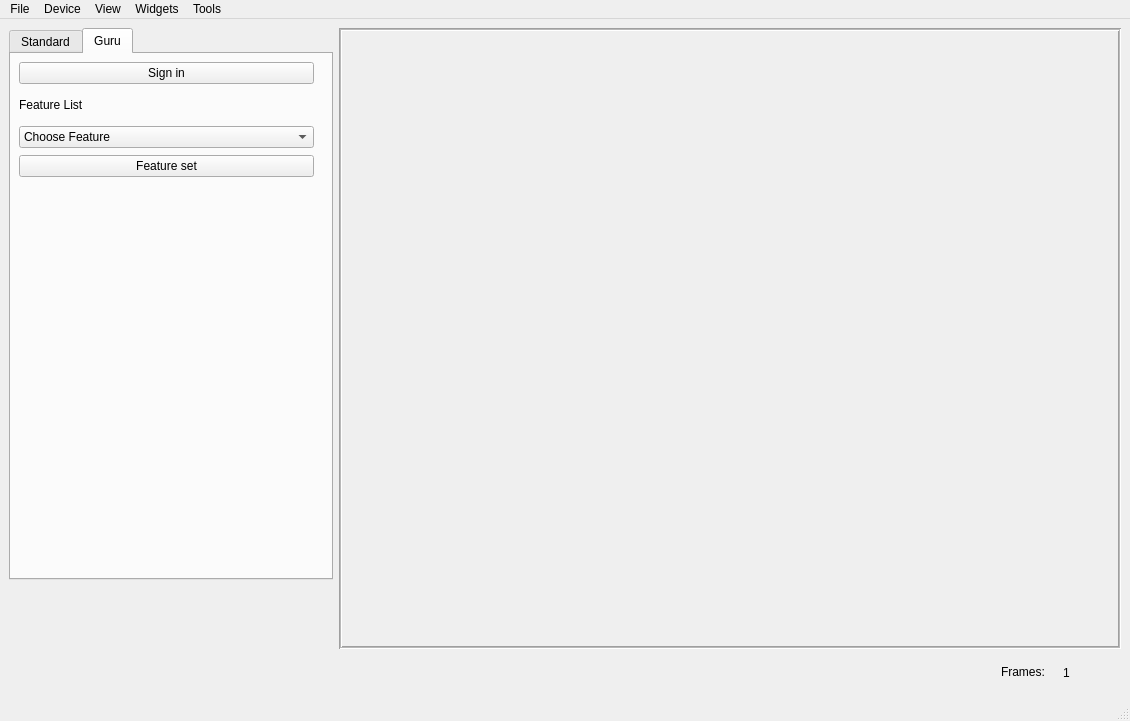
<?xml version="1.0" encoding="UTF-8"?>
<ui version="4.0">
 <class>MainWindow</class>
 <widget class="QMainWindow" name="MainWindow">
  <property name="geometry">
   <rect>
    <x>0</x>
    <y>0</y>
    <width>1130</width>
    <height>721</height>
   </rect>
  </property>
  <property name="sizePolicy">
   <sizepolicy hsizetype="Expanding" vsizetype="Expanding">
    <horstretch>0</horstretch>
    <verstretch>0</verstretch>
   </sizepolicy>
  </property>
  <property name="windowTitle">
   <string>MainWindow</string>
  </property>
  <widget class="QWidget" name="centralwidget">
   <layout class="QGridLayout" name="gridLayout">
    <item row="0" column="0" alignment="Qt::AlignLeft|Qt::AlignTop">
     <widget class="QTabWidget" name="parameter_Box">
      <property name="enabled">
       <bool>true</bool>
      </property>
      <property name="sizePolicy">
       <sizepolicy hsizetype="Expanding" vsizetype="Expanding">
        <horstretch>0</horstretch>
        <verstretch>0</verstretch>
       </sizepolicy>
      </property>
      <property name="minimumSize">
       <size>
        <width>319</width>
        <height>552</height>
       </size>
      </property>
      <property name="maximumSize">
       <size>
        <width>338</width>
        <height>500</height>
       </size>
      </property>
      <property name="autoFillBackground">
       <bool>false</bool>
      </property>
      <property name="currentIndex">
       <number>1</number>
      </property>
      <widget class="QWidget" name="Beginner_Parameter">
       <property name="minimumSize">
        <size>
         <width>400</width>
         <height>1000</height>
        </size>
       </property>
       <property name="maximumSize">
        <size>
         <width>1000</width>
         <height>1000</height>
        </size>
       </property>
       <attribute name="title">
        <string>Standard</string>
       </attribute>
       <widget class="QWidget" name="verticalLayoutWidget_3">
        <property name="geometry">
         <rect>
          <x>0</x>
          <y>10</y>
          <width>311</width>
          <height>491</height>
         </rect>
        </property>
        <layout class="QVBoxLayout" name="StandardLayout" stretch="0,0,0,0,0,0,0,0,0,0,0,0,0,0,0,0">
         <property name="spacing">
          <number>7</number>
         </property>
         <property name="sizeConstraint">
          <enum>QLayout::SetDefaultConstraint</enum>
         </property>
         <property name="leftMargin">
          <number>8</number>
         </property>
         <property name="topMargin">
          <number>8</number>
         </property>
         <property name="rightMargin">
          <number>8</number>
         </property>
         <property name="bottomMargin">
          <number>8</number>
         </property>
         <item>
          <layout class="QHBoxLayout" name="horizontalLayout_6">
           <property name="spacing">
            <number>6</number>
           </property>
           <item>
            <widget class="QLabel" name="label_4">
             <property name="text">
              <string>Feature</string>
             </property>
            </widget>
           </item>
           <item>
            <widget class="Line" name="line_2">
             <property name="orientation">
              <enum>Qt::Vertical</enum>
             </property>
            </widget>
           </item>
           <item>
            <widget class="QLabel" name="label_5">
             <property name="text">
              <string>Value</string>
             </property>
            </widget>
           </item>
          </layout>
         </item>
         <item>
          <widget class="Line" name="line">
           <property name="orientation">
            <enum>Qt::Horizontal</enum>
           </property>
          </widget>
         </item>
         <item>
          <widget class="QCheckBox" name="checkBox_2">
           <property name="text">
            <string>Auto Exposure time</string>
           </property>
          </widget>
         </item>
         <item>
          <layout class="QHBoxLayout" name="horizontalLayout_3">
           <item>
            <widget class="QLabel" name="label">
             <property name="text">
              <string>Exposure Time</string>
             </property>
            </widget>
           </item>
           <item>
            <widget class="QSlider" name="Exposure_Time">
             <property name="acceptDrops">
              <bool>false</bool>
             </property>
             <property name="maximum">
              <number>40000</number>
             </property>
             <property name="orientation">
              <enum>Qt::Horizontal</enum>
             </property>
            </widget>
           </item>
           <item>
            <widget class="QSpinBox" name="Exposure_Box">
             <property name="suffix">
              <string>µs</string>
             </property>
             <property name="maximum">
              <number>40000</number>
             </property>
            </widget>
           </item>
          </layout>
         </item>
         <item>
          <widget class="QPushButton" name="SetExposure">
           <property name="text">
            <string>Set Exposure time</string>
           </property>
          </widget>
         </item>
         <item>
          <widget class="QCheckBox" name="checkBox_3">
           <property name="text">
            <string>Auto Gain</string>
           </property>
          </widget>
         </item>
         <item>
          <layout class="QHBoxLayout" name="horizontalLayout_4">
           <item>
            <widget class="QLabel" name="label_2">
             <property name="text">
              <string>Gain</string>
             </property>
            </widget>
           </item>
           <item>
            <widget class="QSlider" name="Gain">
             <property name="maximum">
              <number>250</number>
             </property>
             <property name="orientation">
              <enum>Qt::Horizontal</enum>
             </property>
            </widget>
           </item>
           <item>
            <widget class="QSpinBox" name="Gain_Box">
             <property name="suffix">
              <string>db</string>
             </property>
             <property name="maximum">
              <number>250</number>
             </property>
            </widget>
           </item>
          </layout>
         </item>
         <item>
          <widget class="QPushButton" name="SetGain">
           <property name="text">
            <string>Set Gain</string>
           </property>
          </widget>
         </item>
         <item>
          <widget class="QCheckBox" name="checkBox">
           <property name="text">
            <string>Coordinates</string>
           </property>
          </widget>
         </item>
         <item>
          <layout class="QHBoxLayout" name="horizontalLayout_7">
           <item>
            <widget class="QLabel" name="label_6">
             <property name="text">
              <string>Digital Zoom</string>
             </property>
            </widget>
           </item>
           <item>
            <widget class="QSpinBox" name="spinBox">
             <property name="autoFillBackground">
              <bool>false</bool>
             </property>
             <property name="suffix">
              <string>%</string>
             </property>
             <property name="maximum">
              <number>500</number>
             </property>
             <property name="singleStep">
              <number>10</number>
             </property>
            </widget>
           </item>
          </layout>
         </item>
         <item>
          <layout class="QHBoxLayout" name="horizontalLayout_2">
           <item>
            <widget class="QLabel" name="label_7">
             <property name="text">
              <string>Preset</string>
             </property>
            </widget>
           </item>
           <item>
            <widget class="QComboBox" name="comboBox">
             <item>
              <property name="text">
               <string>Preset 1</string>
              </property>
             </item>
             <item>
              <property name="text">
               <string>Preset 2</string>
              </property>
             </item>
             <item>
              <property name="text">
               <string>Preset 180°</string>
              </property>
             </item>
             <item>
              <property name="text">
               <string>Preset 0°</string>
              </property>
             </item>
             <item>
              <property name="text">
               <string>Preset 90°</string>
              </property>
             </item>
            </widget>
           </item>
          </layout>
         </item>
         <item>
          <layout class="QHBoxLayout" name="horizontalLayout_10">
           <item>
            <widget class="QLabel" name="label_12">
             <property name="text">
              <string>Offset Readout</string>
             </property>
            </widget>
           </item>
          </layout>
         </item>
         <item>
          <layout class="QHBoxLayout" name="horizontalLayout_8">
           <property name="spacing">
            <number>7</number>
           </property>
           <property name="sizeConstraint">
            <enum>QLayout::SetMaximumSize</enum>
           </property>
           <property name="leftMargin">
            <number>0</number>
           </property>
           <property name="topMargin">
            <number>0</number>
           </property>
           <property name="rightMargin">
            <number>0</number>
           </property>
           <property name="bottomMargin">
            <number>0</number>
           </property>
           <item>
            <widget class="QLabel" name="label_8">
             <property name="text">
              <string>T Axis</string>
             </property>
            </widget>
           </item>
           <item alignment="Qt::AlignHCenter">
            <widget class="QPlainTextEdit" name="plainTextEdit">
             <property name="sizePolicy">
              <sizepolicy hsizetype="MinimumExpanding" vsizetype="MinimumExpanding">
               <horstretch>0</horstretch>
               <verstretch>0</verstretch>
              </sizepolicy>
             </property>
             <property name="maximumSize">
              <size>
               <width>160</width>
               <height>28</height>
              </size>
             </property>
            </widget>
           </item>
           <item>
            <widget class="QLabel" name="label_9">
             <property name="text">
              <string>mm</string>
             </property>
            </widget>
           </item>
          </layout>
         </item>
         <item>
          <layout class="QHBoxLayout" name="horizontalLayout_9">
           <property name="sizeConstraint">
            <enum>QLayout::SetMaximumSize</enum>
           </property>
           <item>
            <widget class="QLabel" name="label_10">
             <property name="text">
              <string>U Axis</string>
             </property>
            </widget>
           </item>
           <item>
            <widget class="QPlainTextEdit" name="plainTextEdit_2">
             <property name="sizePolicy">
              <sizepolicy hsizetype="MinimumExpanding" vsizetype="MinimumExpanding">
               <horstretch>0</horstretch>
               <verstretch>0</verstretch>
              </sizepolicy>
             </property>
             <property name="maximumSize">
              <size>
               <width>160</width>
               <height>28</height>
              </size>
             </property>
            </widget>
           </item>
           <item>
            <widget class="QLabel" name="label_11">
             <property name="text">
              <string>mm</string>
             </property>
            </widget>
           </item>
          </layout>
         </item>
         <item>
          <widget class="QPushButton" name="Snapshot">
           <property name="text">
            <string>Snapshot</string>
           </property>
          </widget>
         </item>
         <item>
          <layout class="QHBoxLayout" name="horizontalLayout_11">
           <item>
            <widget class="QPushButton" name="frame_loader">
             <property name="text">
              <string>load frame</string>
             </property>
            </widget>
           </item>
           <item>
            <widget class="QPushButton" name="Startbutton">
             <property name="text">
              <string>read Offset</string>
             </property>
            </widget>
           </item>
          </layout>
         </item>
        </layout>
       </widget>
      </widget>
      <widget class="QWidget" name="Parameter_BoxPage2">
       <attribute name="title">
        <string>Guru</string>
       </attribute>
       <widget class="QWidget" name="verticalLayoutWidget_2">
        <property name="geometry">
         <rect>
          <x>0</x>
          <y>0</y>
          <width>311</width>
          <height>131</height>
         </rect>
        </property>
        <layout class="QVBoxLayout" name="Gurulayout">
         <property name="spacing">
          <number>7</number>
         </property>
         <property name="sizeConstraint">
          <enum>QLayout::SetDefaultConstraint</enum>
         </property>
         <property name="leftMargin">
          <number>8</number>
         </property>
         <property name="topMargin">
          <number>8</number>
         </property>
         <property name="rightMargin">
          <number>8</number>
         </property>
         <property name="bottomMargin">
          <number>8</number>
         </property>
         <item>
          <widget class="QPushButton" name="signin">
           <property name="text">
            <string>Sign in</string>
           </property>
          </widget>
         </item>
         <item>
          <widget class="QLabel" name="FeatureList">
           <property name="text">
            <string>Feature List</string>
           </property>
          </widget>
         </item>
         <item>
          <widget class="QComboBox" name="FeatureBox">
           <property name="editable">
            <bool>false</bool>
           </property>
           <property name="currentIndex">
            <number>0</number>
           </property>
           <property name="maxVisibleItems">
            <number>20</number>
           </property>
           <item>
            <property name="text">
             <string>Choose Feature</string>
            </property>
           </item>
          </widget>
         </item>
         <item>
          <widget class="QPushButton" name="pushButton">
           <property name="text">
            <string>Feature set</string>
           </property>
          </widget>
         </item>
        </layout>
       </widget>
      </widget>
     </widget>
    </item>
    <item row="0" column="1">
     <widget class="QLabel" name="VideoStream">
      <property name="sizePolicy">
       <sizepolicy hsizetype="Expanding" vsizetype="Expanding">
        <horstretch>0</horstretch>
        <verstretch>0</verstretch>
       </sizepolicy>
      </property>
      <property name="minimumSize">
       <size>
        <width>782</width>
        <height>604</height>
       </size>
      </property>
      <property name="maximumSize">
       <size>
        <width>16777215</width>
        <height>700</height>
       </size>
      </property>
      <property name="cursor">
       <cursorShape>CrossCursor</cursorShape>
      </property>
      <property name="mouseTracking">
       <bool>true</bool>
      </property>
      <property name="toolTip">
       <string>Video Frames from Camera</string>
      </property>
      <property name="statusTip">
       <string>Hello1</string>
      </property>
      <property name="whatsThis">
       <string>Hello2</string>
      </property>
      <property name="frameShape">
       <enum>QFrame::Box</enum>
      </property>
      <property name="frameShadow">
       <enum>QFrame::Sunken</enum>
      </property>
      <property name="lineWidth">
       <number>1</number>
      </property>
      <property name="midLineWidth">
       <number>1</number>
      </property>
      <property name="text">
       <string/>
      </property>
      <property name="pixmap">
       <pixmap>../../../../../../../../PycharmProjects/pythonProjectGui/main/20220113_000_Anwesend_2.jpg</pixmap>
      </property>
      <property name="scaledContents">
       <bool>false</bool>
      </property>
      <property name="alignment">
       <set>Qt::AlignLeading|Qt::AlignLeft|Qt::AlignTop</set>
      </property>
     </widget>
    </item>
    <item row="2" column="1">
     <layout class="QHBoxLayout" name="horizontalLayout" stretch="0,0,0">
      <property name="spacing">
       <number>7</number>
      </property>
      <property name="sizeConstraint">
       <enum>QLayout::SetMinimumSize</enum>
      </property>
      <property name="rightMargin">
       <number>8</number>
      </property>
      <property name="bottomMargin">
       <number>0</number>
      </property>
      <item>
       <spacer name="horizontalSpacer">
        <property name="orientation">
         <enum>Qt::Horizontal</enum>
        </property>
        <property name="sizeHint" stdset="0">
         <size>
          <width>40</width>
          <height>20</height>
         </size>
        </property>
       </spacer>
      </item>
      <item alignment="Qt::AlignRight|Qt::AlignVCenter">
       <widget class="QLabel" name="Frames">
        <property name="minimumSize">
         <size>
          <width>55</width>
          <height>16</height>
         </size>
        </property>
        <property name="text">
         <string>Frames:</string>
        </property>
       </widget>
      </item>
      <item alignment="Qt::AlignRight">
       <widget class="QLabel" name="Framenumbers">
        <property name="minimumSize">
         <size>
          <width>50</width>
          <height>35</height>
         </size>
        </property>
        <property name="text">
         <string>1</string>
        </property>
       </widget>
      </item>
     </layout>
    </item>
   </layout>
  </widget>
  <widget class="QMenuBar" name="menubar">
   <property name="geometry">
    <rect>
     <x>0</x>
     <y>0</y>
     <width>1130</width>
     <height>26</height>
    </rect>
   </property>
   <widget class="QMenu" name="menuFile">
    <property name="title">
     <string>File</string>
    </property>
    <addaction name="actionNew"/>
    <addaction name="actionOpen"/>
    <addaction name="actionLoad_image"/>
    <addaction name="actionSave"/>
    <addaction name="actionSave_as"/>
    <addaction name="separator"/>
    <addaction name="actionSettings"/>
    <addaction name="separator"/>
    <addaction name="actionExit"/>
   </widget>
   <widget class="QMenu" name="menuDevice">
    <property name="title">
     <string>Device</string>
    </property>
   </widget>
   <widget class="QMenu" name="menuView">
    <property name="title">
     <string>View</string>
    </property>
   </widget>
   <widget class="QMenu" name="menuWidgets">
    <property name="title">
     <string>Widgets</string>
    </property>
   </widget>
   <widget class="QMenu" name="menuTools">
    <property name="title">
     <string>Tools</string>
    </property>
   </widget>
   <addaction name="menuFile"/>
   <addaction name="menuDevice"/>
   <addaction name="menuView"/>
   <addaction name="menuWidgets"/>
   <addaction name="menuTools"/>
  </widget>
  <widget class="QStatusBar" name="statusbar"/>
  <action name="actionNew">
   <property name="text">
    <string>New</string>
   </property>
  </action>
  <action name="actionOpen">
   <property name="text">
    <string>Open</string>
   </property>
  </action>
  <action name="actionLoad_image">
   <property name="text">
    <string>Load image</string>
   </property>
  </action>
  <action name="actionSave">
   <property name="text">
    <string>Save</string>
   </property>
  </action>
  <action name="actionSave_as">
   <property name="text">
    <string>Save as</string>
   </property>
  </action>
  <action name="actionSettings">
   <property name="text">
    <string>Settings</string>
   </property>
  </action>
  <action name="actionExit">
   <property name="text">
    <string>Exit</string>
   </property>
  </action>
 </widget>
 <resources/>
 <connections>
  <connection>
   <sender>Exposure_Time</sender>
   <signal>valueChanged(int)</signal>
   <receiver>Exposure_Box</receiver>
   <slot>setValue(int)</slot>
   <hints>
    <hint type="sourcelabel">
     <x>176</x>
     <y>99</y>
    </hint>
    <hint type="destinationlabel">
     <x>264</x>
     <y>99</y>
    </hint>
   </hints>
  </connection>
  <connection>
   <sender>Exposure_Box</sender>
   <signal>valueChanged(int)</signal>
   <receiver>Exposure_Time</receiver>
   <slot>setValue(int)</slot>
   <hints>
    <hint type="sourcelabel">
     <x>264</x>
     <y>99</y>
    </hint>
    <hint type="destinationlabel">
     <x>176</x>
     <y>99</y>
    </hint>
   </hints>
  </connection>
  <connection>
   <sender>Gain</sender>
   <signal>valueChanged(int)</signal>
   <receiver>Gain_Box</receiver>
   <slot>setValue(int)</slot>
   <hints>
    <hint type="sourcelabel">
     <x>230</x>
     <y>141</y>
    </hint>
    <hint type="destinationlabel">
     <x>291</x>
     <y>141</y>
    </hint>
   </hints>
  </connection>
  <connection>
   <sender>Gain_Box</sender>
   <signal>valueChanged(int)</signal>
   <receiver>Gain</receiver>
   <slot>setValue(int)</slot>
   <hints>
    <hint type="sourcelabel">
     <x>291</x>
     <y>141</y>
    </hint>
    <hint type="destinationlabel">
     <x>230</x>
     <y>141</y>
    </hint>
   </hints>
  </connection>
 </connections>
</ui>
